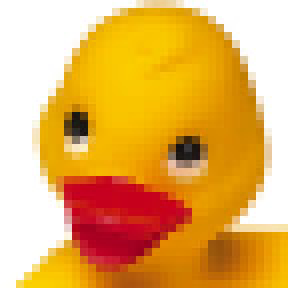
%> input picture Data/duck.jpg, 144 x 144 px (shown 2 times larger)
$ octave ex01.m   (GNU Octave 9; MATLAB toolbox functions it lacks are replaced by stand-ins)
%> lines starting %> are read from the running program, lines starting %| are printed output that depends on the picture
newt = rgb2gray(imread('duck.jpg'));
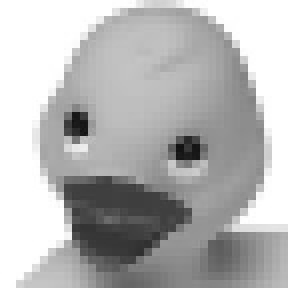
%> newt: size 144x144 uint8 (shown 2 times larger); min 16, max 255, mean 181.4
figure;
subplot(2,1,1);
subimage(newt);
no_of_level = 3; %% This is the variable
no_of_level = 2 ^ (no_of_level-1) ;
x = 256 / no_of_level;

[n, m] = size(newt);
%> n = 144; m = 144

for i = 1:n
    for j = 1:m
        modX = mod(newt(i,j) , x );
        disp(newt(i,j));
        if( modX >= (x/2) )
            disp(newt(i,j));
            disp(x-modX-1 + newt(i,j));
            newt(i,j) = x - modX - 1 + newt(i,j);

        else
            newt(i,j) = newt(i,j) - modX;
        end
        disp(newt(i,j));
    end
end
%> this loop made 144 passes
%> (printed output is left out)
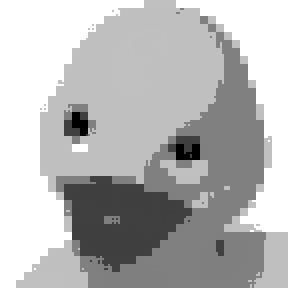
%> newt: size 144x144 uint8 (shown 2 times larger); min 0, max 255, mean 182.3

subplot(2,1,2);
subimage(newt);
